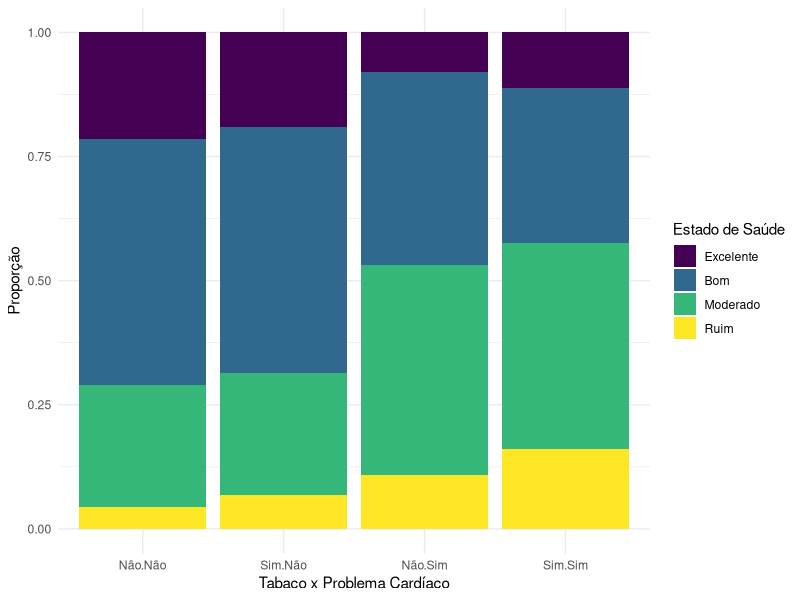

This figure's R source:
## ---- chunk 1
library(tidyverse)
library(VGAM)
library(MASS)

# # 1. Preparação dos dados
# dados <- data.frame(
#   tabaco = rep(c("Sim", "Sim", "Não", "Não"), each = 4),
#   cardiaco = rep(c("Sim", "Sim", "Não", "Não"), each = 4),
#   saude = rep(c("Excelente", "Bom", "Moderado", "Ruim"), times = 4),
#   contagem = c(27, 76, 101, 39, 402, 1050, 522, 145, 83, 406, 442, 114, 1959, 4521, 2243, 405)
# )
# 
# # Transformar em formato amplo para cálculo de proporções
# dados_wide <- dados %>%
#   group_by(tabaco, cardiaco) %>%
#   mutate(total = sum(contagem)) %>%
#   ungroup() %>%
#   mutate(proporcao = contagem / total)


dados <- tribble(
  ~tabaco, ~cardiaco, ~Excelente, ~Bom, ~Moderado, ~Ruim,
  "Sim",   "Sim",         27,     76,     101,      39,
  "Sim",   "Não",        402,    1050,    522,     145,
  "Não",   "Sim",         83,    406,     442,     114,
  "Não",   "Não",       1959,   4521,    2243,     405
)

# Transformar em formato longo
dados_long <- dados |>
  pivot_longer(cols = Excelente:Ruim, names_to = "estado_saude", values_to = "freq") |>
  mutate(
    tabaco = factor(tabaco),
    cardiaco = factor(cardiaco),
    estado_saude = factor(estado_saude, levels = c("Excelente", "Bom", "Moderado", "Ruim"), ordered = TRUE)
  )


# Calcular proporções por grupo
dados_prob <- dados_long |>
  group_by(tabaco, cardiaco) |>
  mutate(proporcao = freq / sum(freq))

# Gráfico de barras empilhadas
ggplot(dados_prob, aes(x = interaction(tabaco, cardiaco), y = proporcao, fill = estado_saude)) +
  geom_col() +
  labs(x = "Tabaco x Problema Cardíaco", y = "Proporção", fill = "Estado de Saúde") +
  theme_minimal()
